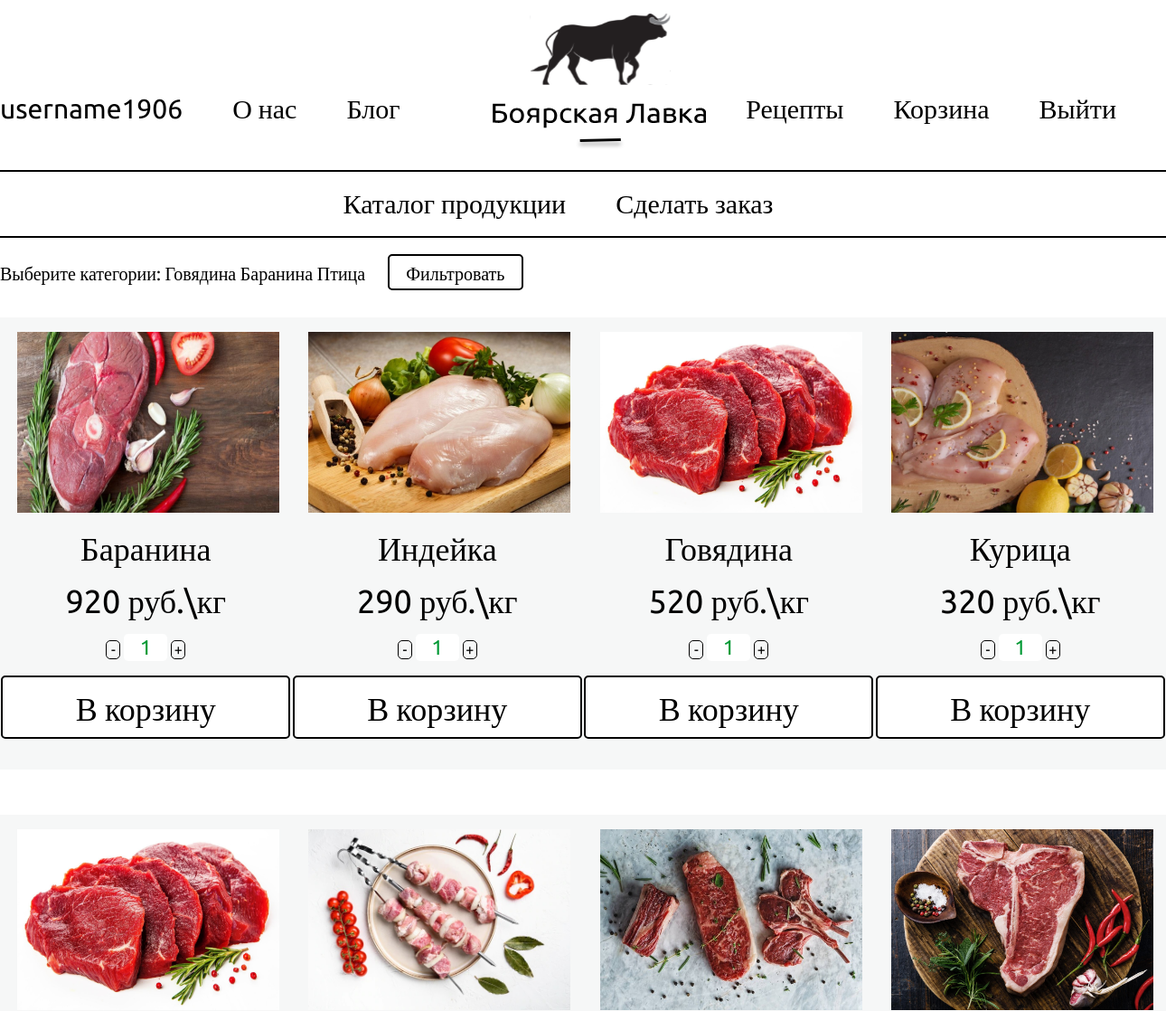
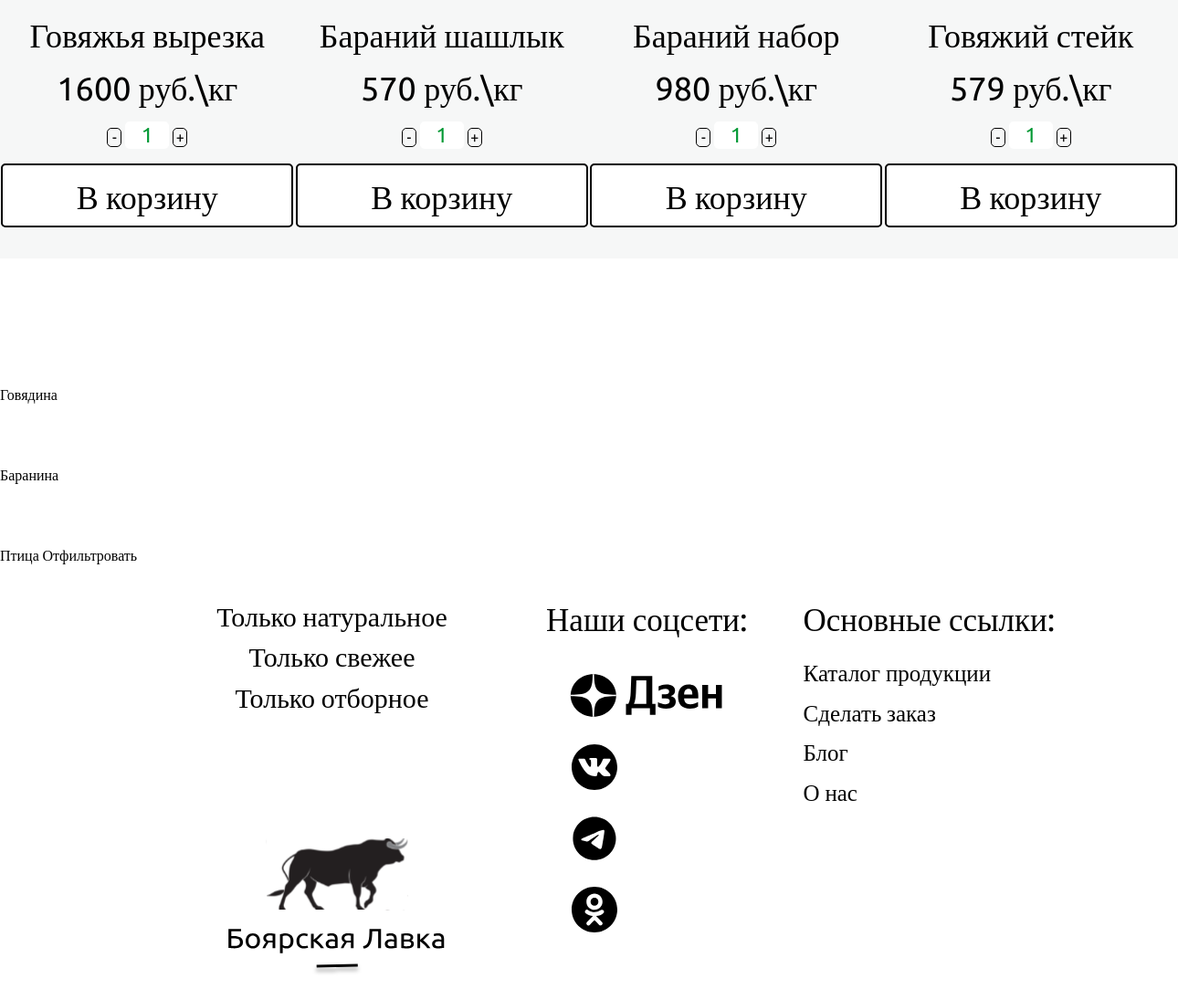
The app's page /product_list (signed in) with its own data (2 pictures, top to bottom).
### butcher_shop_app/models.py (models this page shows)
class ProductCategories(models.Model):
    category_name = models.CharField(max_length=300)
    def __str__(self):
        return self.category_name

class Product(models.Model):
    name = models.CharField(max_length=200)
    cost = models.PositiveIntegerField()
    category_name = models.ManyToManyField(ProductCategories, default="Вне категорий")
    preview = RichTextField(default="Без описания", max_length=500)
    description = RichTextField(default="Без описания")
    image = models.ImageField(upload_to='img', default="img/1.png")
    def __str__(self):
        return self.name

### butcher_shop_app/views.py (the view)
# urls.py: path("product_list", product_list, name="product_list"),
def product_list(request):
    context = {}
    user_categories = request.GET.getlist("category", None)
    if user_categories:
        selected_categories = ProductCategories.objects.filter(category_name__in=user_categories)
        products = Product.objects.filter(category_name__in=selected_categories)
    else:
        products = Product.objects.all()
    categories = ProductCategories.objects.all()
    context["categories"] = categories
    context["products_blocks"] = group_to_blocks(products)
    print(context["products_blocks"])
    return render(request, "butcher_shop_app/product_list.html", context)

### butcher_shop_app/views.py (called while the page is built)
def group_to_blocks(products):
    blocks = []
    count = 0
    block_buffer = []
    for product in products:
        print(count, blocks, block_buffer, sep='\n')
        if count < 4:
            block_buffer.append(product)
            count += 1
        else:
            blocks.append(block_buffer)
            count = 0
            block_buffer = []
            block_buffer.append(product)
    print("БЫЛ ЗДЕСЬ", count)
    if count > 0:
        blocks.append(block_buffer)
    return blocks

### butcher_shop_app/templates/butcher_shop_app/product_list.html (shortened to what this page needs)
{% extends 'butcher_shop_app/base.html' %}
{% block content %}
<div class="category__div">
    <form method="get">
        Выберите категории:
        {% for category in categories %}
        <label class="category_label">
            <span>{{category}}</span>
        </label>
        {% endfor %}
        <button class="standart__button filter__button" type="submit">Фильтровать</button>
    </form>
</div>
<div class="catalog">
    {% for products_block in products_blocks %}
    <div class="cart_row">
        {% include "butcher_shop_app/product_row.html" %}
    </div>
    {% endfor %}
</div>
{% load static %}
<form method="get">
    {% for category in categories %}
    <input type="checkbox" value="{{category}}" name="category">
    <span>{{category}}</span>
    {% endfor %}
    <button type="submit" id="filter_button">Отфильтровать</button>
</form>
{% endblock %}

### butcher_shop_app/templates/butcher_shop_app/base.html (shortened to what this page needs)
<!DOCTYPE html>
<html>
<head>
    {% load static %}
    <link href="{% static 'butcher_shop_app/css/style.css' %}" rel="stylesheet" type="text/css"/>
    <link href="{% static 'butcher_shop_app/css/normalize.min.css' %}" rel="stylesheet" type="text/css"/>
</head>
<header>
    <nav class="header__nav">
        {% if request.user.is_authenticated == False %}
        <a href="{% url 'registrations' %}">Регистрация</a>
        {% else %}
        <a href="{% url 'lk' %}">{{request.user}}</a>
        {% endif %}
        <a href="#">О нас</a>
        <a href="{% url 'blog_list' %}">Блог</a>
        <a class="logo" href="{% url 'index' %}"></a>
        <a href="{% url 'receipts' %}">Рецепты</a>
        <a href="{% url 'shopping_cart' %}">Корзина</a>
        {% if request.user.is_authenticated == False %}
        <a href="{% url 'login'%}">Войти</a>
        {% else %}
        <a href="{% url 'logout'%}">Выйти</a>
        {% endif %}
    </nav>
    <hr class="header__line"/>
    <nav class="header__nav">
        <a class="second__nav__a" href="{% url 'product_list' %}">Каталог продукции</a>
        <a class="second__nav__a" href="{% url 'order_create' %}">Сделать заказ</a>
    </nav>
    <hr class="header__line"/>
</header>
<body>
{% block content %}
{%endblock%}
</body>
<footer>
  <div class="logo_block">
    <div class="logo__links">
      <p>Только натуральное</p>
      <p>Только свежее</p>
      <p>Только отборное</p>
    </div>
    <div class="footer__logo"></div>
  </div>
  <div class="soc_block">
    <div class="soc__header">Наши соцсети:</div>
    <div class="dzen"></div>
    <div class="vk"></div>
    <div class="telega"></div>
    <div class="ok"></div>
  </div>
  <div class="link_block">
    <div class="link__header">Основные ссылки:</div>
    <a class="link_block__link" href="{% url 'product_list' %}">Каталог продукции</a>
    <a class="link_block__link" href="{% url 'order_create' %}">Сделать заказ</a>
    <a class="link_block__link" href="{% url 'blog_list' %}">Блог</a>
    <a class="link_block__link">О нас</a>
  </div>
</footer>
</html>

### butcher_shop_app/templates/butcher_shop_app/product_row.html (shortened to what this page needs)
{% load static %}
<div class="simple__cart__row">
    {% for product in products_block %}
    <div class="product__card">
        <img class="product__card__img" src="{{product.image.url}}">
        <a href="{% url 'product_detail' pk=product.id %}" class="product__card__title">{{product}}</a>
        <form method="POST" id="product_list_add_to_cart{{product.id}}" name="{{product.id}}">
            <span class="product__card__cost"> {{product.cost}} руб.\кг</span>
            <button type="button" class="product__card_change_btn"
                    onclick="sub_cart_count('product_list_count{{product.id}}')">-
            </button>
            <input class="product__card__count__input" id="product_list_count{{product.id}}" name="count"
                   type="number" min="1"
                   value="1">
            <button type="button" class="product__card_change_btn"
                    onclick="add_cart_count('product_list_count{{product.id}}')">
                +
            </button>
            <button type="submit" class="standart__button">В корзину</button>
        </form>
    </div>
    {% endfor %}
</div>

### butcher_shop_app/static/butcher_shop_app/css/style.css (style rules this page uses)
html { height: 100%; width: 100%; max-width: 1500px; margin-right: auto; margin-left: auto; font-family: Ubuntu; font-weight: 400; }
a { text-decoration: none; color: inherit; }
input { all: unset; color: #009833; padding-left: 60px; width: 200px; display: block; background: white; height: 70px; border-radius: 5px; }
::placeholder { color: #009833; }
button { background: none; color: inherit; border: none; padding: 0; font: inherit; cursor: pointer; outline: inherit; }
header { margin-right: auto; margin-left: auto; width: 100%; }
.header__nav { display: flex; justify-content:center; align-items: center; }
.header__nav a { padding-right: 55px; padding-top: 60px; font-size: 30px; }
.header__nav .logo { margin-right: auto; margin-left: auto; padding-right: 0px; width:240px; height: 120px; background: url("../img/logo.svg") no-repeat 1px; }
.header__line { border: 1px solid #000000; }
.header__nav .second__nav__a { padding-top: 0; margin-top: 10px; margin-bottom: 10px; }
label.category_label { display: inline-block; cursor: pointer; user-select: none; }
.category__div { padding-top: 10px; font-size: 20px; }
.standart__button { width: 320px; height: 70px; line-height: 70px; background: #FFFFFF; border: 2px solid #000000; border-radius: 5px; display: block; font-size: 36px; align-items: center; text-align: center; margin-left: auto; margin-right: auto; }
.simple__cart__row { display: flex; justify-content: space-between; height: 100%; width: 100%; margin: 10px 0; }
.product__card { display: inline-block; text-align: center; background-color: #f6f7f7; width: 350px; height: 500px; }
.product__card__img { margin-left: 1.5%; margin-top: 5%; width: 90%; height: 40%; }
.product__card__title { margin-top: 5%; margin-bottom: 5%; display: block; font-size: 36px; }
.product__card__cost { margin-top: 5%; margin-bottom: 5%; display: block; font-size: 36px; }
.product__card__count__input { display: inline-block; width: 15%; height: 30px; initial-value: 1; font-family: Ubuntu; font-weight: 400; font-size: 23px; margin-bottom: 5%; padding: 0; }
.product__card_change_btn { height: 4%; width: 5%; border: 1px solid #000000; border-radius: 5px; }
footer { height: 500px; width:80%; margin: 0 auto; display: flex; }
.logo_block { display: inline-block; position: relative; height: 100%; width: 50%; margin-bottom: 50px; }
.logo__links { margin-top: 30px; }
.logo_block p { padding-top: 10px; display: block; font-size: 30px; text-align: center; margin: 0; }
.soc_block { display: inline-block; position: relative; height: 100%; width: 30%; margin-bottom: 50px; }
.link_block { position: relative; display: inline-block; width: 30%; height: 100%; margin-bottom: 50px; }
.footer__logo { position: absolute; bottom: 50px; left: 25%; width:300px; height: 150px; background: url("../img/logo.svg") no-repeat 1px; }
.dzen { height: 107px; width: 220px; background: url("../img/dzen.svg") no-repeat 0px ; }
.vk { padding-left: 5px; width: 50px; height: 50px; margin-left: 28px; margin-bottom: 28px; background: url("../img/vk.svg")no-repeat; }
.telega { width: 50px; height: 50px; margin-left: 28px; margin-bottom: 28px; background: url("../img/telega.svg")no-repeat; }
.ok { width: 50px; height: 50px; margin-left: 28px; background: url("../img/ok.svg") no-repeat; }
.soc__header, .link__header { padding-top: 40px; font-size: 35px; padding-bottom: 10px; }
.link_block__link { margin-top: 15px; display: block; font-size: 25px; }
.filter__button { font-size: 20px; height: 40px; line-height: 40px; width: 150px; display: inline; margin-left: 20px; }
.catalog { margin-top: 30px; margin-bottom: 70px; }
.cart_row { margin-top: 20px; margin-bottom: 50px; }

### records on screen
ProductCategories: category_name "Говядина"
ProductCategories: category_name "Баранина"
ProductCategories: category_name "Птица"
Product: image (picture), name "Баранина", cost "920"
Product: image (picture), name "Индейка", cost "290"
Product: image (picture), name "Говядина", cost "520"
Product: image (picture), name "Курица", cost "320"
Product: image (picture), name "Говяжья вырезка", cost "1600"
Product: image (picture), name "Бараний шашлык", cost "570"
Product: image (picture), name "Бараний набор", cost "980"
Product: image (picture), name "Говяжий стейк", cost "579"

### other values on screen
{{ request.user }} "username1906"
